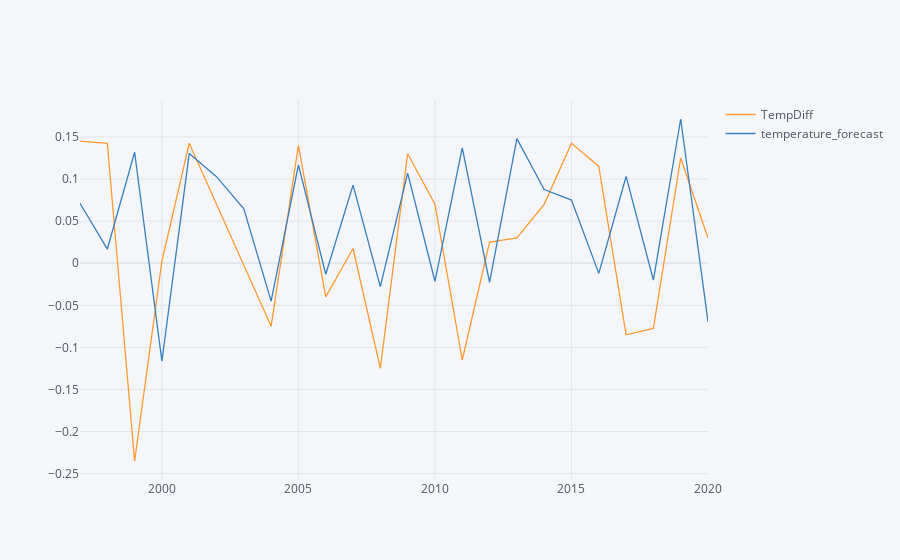

The cell this chart's notebook holds for it:
### Code cell
future_forecast_df_sar = pd.DataFrame(future_forecast_sar,index = test_data.index,columns=["temperature_forecast"])
pd.concat([test_data,future_forecast_df_sar],axis=1).iplot(categoryorder = "category ascending")

### Figure 1 — Plotly figure (JSON) as saved in the notebook; plotly's stock layout.template omitted (floating-point values rounded to 4 significant figures)
{"data": [{"line": {"color": "rgba(255, 153, 51, 1.0)", "dash": "solid", "shape": "linear", "width": 1.3}, "mode": "lines", "name": "TempDiff", "text": "", "type": "scatter", "x": [1997, 1998, 1999, 2000, 2001, 2002, 2003, 2004, 2005, 2006, 2007, 2008, 2009, 2010, 2011, 2012, 2013, 2014, 2015, 2016, 2017, 2018, 2019, 2020], "y": [0.145, 0.1425, -0.235, 0.0025, 0.1425, 0.07, -0.0025, -0.075, 0.14, -0.04, 0.0175, -0.125, 0.13, 0.07, -0.115, 0.025, 0.03, 0.07, 0.1425, 0.115, -0.085, -0.0775, 0.125, 0.03]}, {"line": {"color": "rgba(55, 128, 191, 1.0)", "dash": "solid", "shape": "linear", "width": 1.3}, "mode": "lines", "name": "temperature_forecast", "text": "", "type": "scatter", "x": [1997, 1998, 1999, 2000, 2001, 2002, 2003, 2004, 2005, 2006, 2007, 2008, 2009, 2010, 2011, 2012, 2013, 2014, 2015, 2016, 2017, 2018, 2019, 2020], "y": [0.07125, 0.01667, 0.1319, -0.1164, 0.1303, 0.1029, 0.06465, -0.04501, 0.1168, -0.01306, 0.09286, -0.02778, 0.1071, -0.02146, 0.1372, -0.02275, 0.1481, 0.08752, 0.07503, -0.01204, 0.1031, -0.01997, 0.1714, -0.06951]}], "layout": {"legend": {"bgcolor": "#F5F6F9", "font": {"color": "#4D5663"}}, "paper_bgcolor": "#F5F6F9", "plot_bgcolor": "#F5F6F9", "title": {"font": {"color": "#4D5663"}}, "xaxis": {"categoryorder": "category ascending", "gridcolor": "#E1E5ED", "showgrid": true, "tickfont": {"color": "#4D5663"}, "title": {"font": {"color": "#4D5663"}, "text": ""}, "zerolinecolor": "#E1E5ED"}, "yaxis": {"categoryorder": "category ascending", "gridcolor": "#E1E5ED", "showgrid": true, "tickfont": {"color": "#4D5663"}, "title": {"font": {"color": "#4D5663"}, "text": ""}, "zerolinecolor": "#E1E5ED"}}}
